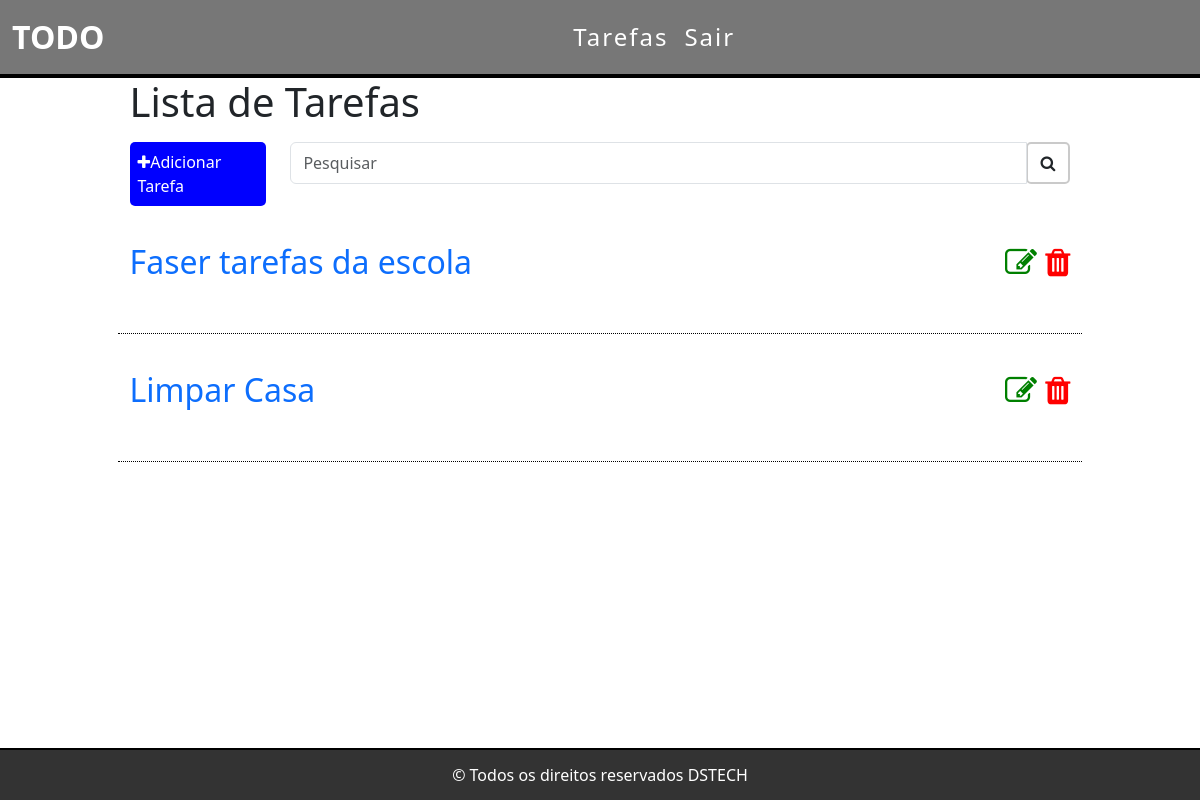
Before: / with the older database file.
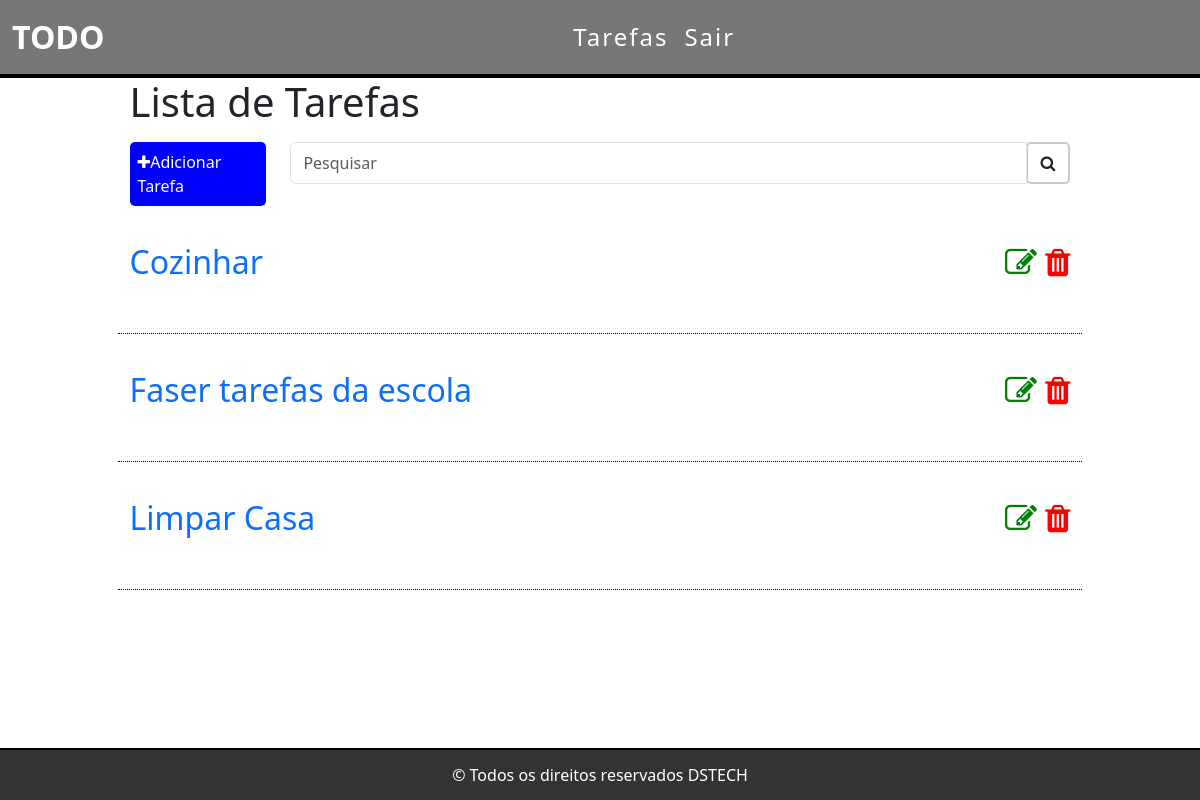
After: the same page with the newer database file.
### tarefas/models.py (models this page shows, shortened)
class Tarefas(models.Model):
    titulo = models.CharField(max_length=255)
    descricao = models.TextField()
    created_at = models.DateTimeField(auto_now_add=True)
    updated_at = models.DateTimeField(auto_now=True)

### tarefas/views.py (the view)
# urls.py: path("", views.lista_tarefas, name="lista_tarefas"),
def lista_tarefas(request):
    tarefas_list = Tarefas.objects.all().order_by('-created_at')
    return render(request, "tarefas/list.html", {"tarefas":tarefas_list})

### templates/tarefas/list.html (shortened to what this page needs)
{% extends 'base.html' %}
{% block content%}
<div class="list-div">
  <h1>Lista de Tarefas</h1>
  <div class="row barra">
    <div class="col-sm-2">
      <a id="add-button" href="">
        <div class="add-div"><i class="fa fa-plus"></i>Adicionar Tarefa</div>
      </a>
    </div>
    <div class="col-sm-10">
      <form method="get" id="search-form">
        <div class="input-group">
          <input
            type="text"
            class="form-control"
            placeholder="Pesquisar"
            name="search"
            value=""
          />
          <div class="input-group-btn">
            <button class="btn btn-default" id="search-btn" type="submit">
              <i class="fa fa-search"></i>
            </button>
          </div>
        </div>
      </form>
    </div>
  </div>
  {% for tarefa in tarefas %}
  <div class="row item">
    <div class="col-sm-10">
      <span><a class="link" href="/tarefa/{{tarefa.id}}">{{tarefa.titulo}}</a></span>
    </div>
    <div class="col-sm-2 icones">
      <a href=""
        ><span><i class="fa fa-edit"></i></span
      ></a>
      <a href="" class="delete-btn"
        ><span><i class="fa fa-trash"></i></span
      ></a>
    </div>
  </div>
  {% endfor%}
</div>
{% endblock %}

### templates/base.html (shortened to what this page needs)
{% load static%}
<!DOCTYPE html>
<html lang="pt-br">
  <head>
    <link
      href="https://cdn.jsdelivr.net/npm/bootstrap@5.3.3/dist/css/bootstrap.min.css"
      rel="stylesheet"
    />
    <link rel="stylesheet" href="{% static '/css/style.css' %}" />
    <link
      rel="stylesheet"
      href="https://cdnjs.cloudflare.com/ajax/libs/font-awesome/4.7.0/css/font-awesome.min.css"
    />
  </head>
  <body>
    <header>
      <nav class="navbar navbar-expand-sm navbar-dark bg-dark">
        <div class="container-fluid">
          <a class="navbar-brand" href="/">TODO</a>
          <div class="collapse navbar-collapse" id="mynavbar">
            <ul class="navbar-nav me-auto">
              <li class="nav-item">
                <a class="nav-link" href="javascript:void(0)">Tarefas</a>
              </li>
              <li class="nav-item">
                <a class="nav-link" href="javascript:void(0)">Sair</a>
              </li>
            </ul>
          </div>
        </div>
      </nav>
    </header>
    <main class="container-fluid">{%block content %} {% endblock %}</main>
    <footer class="fixed-bottom">
      &copy; Todos os direitos reservados DSTECH
    </footer>
  </body>
</html>

### tarefas/static/css/style.css (style rules this page uses)
body { margin: 0 !important; padding: 0 !important; }
.navbar { background-color: #777 !important; border-bottom: 4px solid black !important; }
.navbar-nav { margin: auto !important; }
.navbar-brand { font-weight: bold !important; font-size: 2em !important; }
.nav-link { color: white !important; font-size: 1.5em !important; letter-spacing: 2px !important; }
.add-div { background-color: blue !important; color: white !important; padding: 0.5em !important; border-radius: 5px !important; }
#add-button { text-decoration: none !important; padding: 0 !important; margin: 0 !important; }
.list-div { margin-left: 10% !important; margin-right: 10% !important; }
.barra { margin-top: 1em !important; }
.input-group-btn { border: 2px solid rgba(0, 0, 0, 0.206) !important; border-radius: 5px !important; }
.item { border-bottom: 1px dotted black !important; height: 3em !important; font-size: 2em !important; margin-top: 1em !important; }
.fa.fa-trash { color: red !important; }
.fa.fa-edit { color: green !important; }
.icones { text-align: end !important; }
.link { text-decoration: none !important; }
footer { background-color: #333 !important; border-top: 2px solid black !important; color: white !important; display: flex !important; align-items: center !important; justify-content: center !important; padding: 0.8em !important; }

Changed rows visible on the page:
added Tarefas: titulo "Cozinhar"
